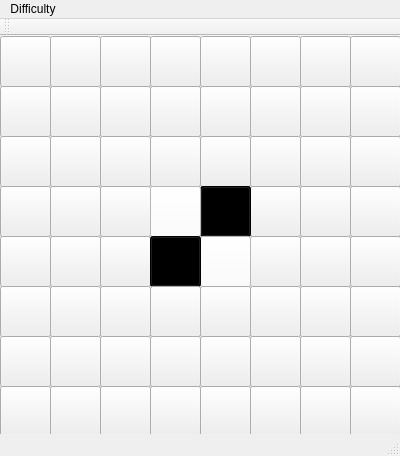
<?xml version="1.0" encoding="UTF-8"?>
<ui version="4.0">
 <class>MainWindow</class>
 <widget class="QMainWindow" name="MainWindow">
  <property name="geometry">
   <rect>
    <x>0</x>
    <y>0</y>
    <width>400</width>
    <height>456</height>
   </rect>
  </property>
  <property name="windowTitle">
   <string>Reversi</string>
  </property>
  <widget class="QWidget" name="centralWidget">
   <widget class="QPushButton" name="A1">
    <property name="geometry">
     <rect>
      <x>0</x>
      <y>0</y>
      <width>51</width>
      <height>51</height>
     </rect>
    </property>
    <property name="text">
     <string/>
    </property>
   </widget>
   <widget class="QPushButton" name="B1">
    <property name="geometry">
     <rect>
      <x>50</x>
      <y>0</y>
      <width>51</width>
      <height>51</height>
     </rect>
    </property>
    <property name="text">
     <string/>
    </property>
   </widget>
   <widget class="QPushButton" name="C1">
    <property name="geometry">
     <rect>
      <x>100</x>
      <y>0</y>
      <width>51</width>
      <height>51</height>
     </rect>
    </property>
    <property name="text">
     <string/>
    </property>
   </widget>
   <widget class="QPushButton" name="D1">
    <property name="geometry">
     <rect>
      <x>150</x>
      <y>0</y>
      <width>51</width>
      <height>51</height>
     </rect>
    </property>
    <property name="text">
     <string/>
    </property>
   </widget>
   <widget class="QPushButton" name="E1">
    <property name="geometry">
     <rect>
      <x>200</x>
      <y>0</y>
      <width>51</width>
      <height>51</height>
     </rect>
    </property>
    <property name="text">
     <string/>
    </property>
   </widget>
   <widget class="QPushButton" name="F1">
    <property name="geometry">
     <rect>
      <x>250</x>
      <y>0</y>
      <width>51</width>
      <height>51</height>
     </rect>
    </property>
    <property name="text">
     <string/>
    </property>
   </widget>
   <widget class="QPushButton" name="G1">
    <property name="geometry">
     <rect>
      <x>300</x>
      <y>0</y>
      <width>51</width>
      <height>51</height>
     </rect>
    </property>
    <property name="text">
     <string/>
    </property>
   </widget>
   <widget class="QPushButton" name="H1">
    <property name="geometry">
     <rect>
      <x>350</x>
      <y>0</y>
      <width>51</width>
      <height>51</height>
     </rect>
    </property>
    <property name="text">
     <string/>
    </property>
   </widget>
   <widget class="QPushButton" name="C2">
    <property name="geometry">
     <rect>
      <x>100</x>
      <y>50</y>
      <width>51</width>
      <height>51</height>
     </rect>
    </property>
    <property name="text">
     <string/>
    </property>
   </widget>
   <widget class="QPushButton" name="G2">
    <property name="geometry">
     <rect>
      <x>300</x>
      <y>50</y>
      <width>51</width>
      <height>51</height>
     </rect>
    </property>
    <property name="styleSheet">
     <string notr="true"/>
    </property>
    <property name="text">
     <string/>
    </property>
   </widget>
   <widget class="QPushButton" name="F2">
    <property name="geometry">
     <rect>
      <x>250</x>
      <y>50</y>
      <width>51</width>
      <height>51</height>
     </rect>
    </property>
    <property name="text">
     <string/>
    </property>
   </widget>
   <widget class="QPushButton" name="H2">
    <property name="geometry">
     <rect>
      <x>350</x>
      <y>50</y>
      <width>51</width>
      <height>51</height>
     </rect>
    </property>
    <property name="text">
     <string/>
    </property>
   </widget>
   <widget class="QPushButton" name="E2">
    <property name="geometry">
     <rect>
      <x>200</x>
      <y>50</y>
      <width>51</width>
      <height>51</height>
     </rect>
    </property>
    <property name="text">
     <string/>
    </property>
   </widget>
   <widget class="QPushButton" name="B2">
    <property name="geometry">
     <rect>
      <x>50</x>
      <y>50</y>
      <width>51</width>
      <height>51</height>
     </rect>
    </property>
    <property name="text">
     <string/>
    </property>
   </widget>
   <widget class="QPushButton" name="D2">
    <property name="geometry">
     <rect>
      <x>150</x>
      <y>50</y>
      <width>51</width>
      <height>51</height>
     </rect>
    </property>
    <property name="text">
     <string/>
    </property>
   </widget>
   <widget class="QPushButton" name="A2">
    <property name="geometry">
     <rect>
      <x>0</x>
      <y>50</y>
      <width>51</width>
      <height>51</height>
     </rect>
    </property>
    <property name="text">
     <string/>
    </property>
   </widget>
   <widget class="QPushButton" name="C3">
    <property name="geometry">
     <rect>
      <x>100</x>
      <y>100</y>
      <width>51</width>
      <height>51</height>
     </rect>
    </property>
    <property name="text">
     <string/>
    </property>
   </widget>
   <widget class="QPushButton" name="G3">
    <property name="geometry">
     <rect>
      <x>300</x>
      <y>100</y>
      <width>51</width>
      <height>51</height>
     </rect>
    </property>
    <property name="text">
     <string/>
    </property>
   </widget>
   <widget class="QPushButton" name="F3">
    <property name="geometry">
     <rect>
      <x>250</x>
      <y>100</y>
      <width>51</width>
      <height>51</height>
     </rect>
    </property>
    <property name="styleSheet">
     <string notr="true"/>
    </property>
    <property name="text">
     <string/>
    </property>
   </widget>
   <widget class="QPushButton" name="H3">
    <property name="geometry">
     <rect>
      <x>350</x>
      <y>100</y>
      <width>51</width>
      <height>51</height>
     </rect>
    </property>
    <property name="text">
     <string/>
    </property>
   </widget>
   <widget class="QPushButton" name="E3">
    <property name="geometry">
     <rect>
      <x>200</x>
      <y>100</y>
      <width>51</width>
      <height>51</height>
     </rect>
    </property>
    <property name="text">
     <string/>
    </property>
   </widget>
   <widget class="QPushButton" name="B3">
    <property name="geometry">
     <rect>
      <x>50</x>
      <y>100</y>
      <width>51</width>
      <height>51</height>
     </rect>
    </property>
    <property name="text">
     <string/>
    </property>
   </widget>
   <widget class="QPushButton" name="D3">
    <property name="geometry">
     <rect>
      <x>150</x>
      <y>100</y>
      <width>51</width>
      <height>51</height>
     </rect>
    </property>
    <property name="styleSheet">
     <string notr="true"/>
    </property>
    <property name="text">
     <string/>
    </property>
   </widget>
   <widget class="QPushButton" name="A3">
    <property name="geometry">
     <rect>
      <x>0</x>
      <y>100</y>
      <width>51</width>
      <height>51</height>
     </rect>
    </property>
    <property name="text">
     <string/>
    </property>
   </widget>
   <widget class="QPushButton" name="C4">
    <property name="geometry">
     <rect>
      <x>100</x>
      <y>150</y>
      <width>51</width>
      <height>51</height>
     </rect>
    </property>
    <property name="text">
     <string/>
    </property>
   </widget>
   <widget class="QPushButton" name="G4">
    <property name="geometry">
     <rect>
      <x>300</x>
      <y>150</y>
      <width>51</width>
      <height>51</height>
     </rect>
    </property>
    <property name="text">
     <string/>
    </property>
   </widget>
   <widget class="QPushButton" name="F4">
    <property name="geometry">
     <rect>
      <x>250</x>
      <y>150</y>
      <width>51</width>
      <height>51</height>
     </rect>
    </property>
    <property name="text">
     <string/>
    </property>
   </widget>
   <widget class="QPushButton" name="H4">
    <property name="geometry">
     <rect>
      <x>350</x>
      <y>150</y>
      <width>51</width>
      <height>51</height>
     </rect>
    </property>
    <property name="text">
     <string/>
    </property>
   </widget>
   <widget class="QPushButton" name="E4">
    <property name="geometry">
     <rect>
      <x>200</x>
      <y>150</y>
      <width>51</width>
      <height>51</height>
     </rect>
    </property>
    <property name="styleSheet">
     <string notr="true">background-color: rgb(0, 0, 0);</string>
    </property>
    <property name="text">
     <string/>
    </property>
   </widget>
   <widget class="QPushButton" name="B4">
    <property name="geometry">
     <rect>
      <x>50</x>
      <y>150</y>
      <width>51</width>
      <height>51</height>
     </rect>
    </property>
    <property name="text">
     <string/>
    </property>
   </widget>
   <widget class="QPushButton" name="D4">
    <property name="geometry">
     <rect>
      <x>150</x>
      <y>150</y>
      <width>51</width>
      <height>51</height>
     </rect>
    </property>
    <property name="styleSheet">
     <string notr="true">background-color: rgb(255,255,255);</string>
    </property>
    <property name="text">
     <string/>
    </property>
   </widget>
   <widget class="QPushButton" name="A4">
    <property name="geometry">
     <rect>
      <x>0</x>
      <y>150</y>
      <width>51</width>
      <height>51</height>
     </rect>
    </property>
    <property name="text">
     <string/>
    </property>
   </widget>
   <widget class="QPushButton" name="C5">
    <property name="geometry">
     <rect>
      <x>100</x>
      <y>200</y>
      <width>51</width>
      <height>51</height>
     </rect>
    </property>
    <property name="text">
     <string/>
    </property>
   </widget>
   <widget class="QPushButton" name="G5">
    <property name="geometry">
     <rect>
      <x>300</x>
      <y>200</y>
      <width>51</width>
      <height>51</height>
     </rect>
    </property>
    <property name="text">
     <string/>
    </property>
   </widget>
   <widget class="QPushButton" name="F5">
    <property name="geometry">
     <rect>
      <x>250</x>
      <y>200</y>
      <width>51</width>
      <height>51</height>
     </rect>
    </property>
    <property name="text">
     <string/>
    </property>
   </widget>
   <widget class="QPushButton" name="H5">
    <property name="geometry">
     <rect>
      <x>350</x>
      <y>200</y>
      <width>51</width>
      <height>51</height>
     </rect>
    </property>
    <property name="text">
     <string/>
    </property>
   </widget>
   <widget class="QPushButton" name="E5">
    <property name="geometry">
     <rect>
      <x>200</x>
      <y>200</y>
      <width>51</width>
      <height>51</height>
     </rect>
    </property>
    <property name="styleSheet">
     <string notr="true">background-color: rgb(255,255,255);</string>
    </property>
    <property name="text">
     <string/>
    </property>
   </widget>
   <widget class="QPushButton" name="B5">
    <property name="geometry">
     <rect>
      <x>50</x>
      <y>200</y>
      <width>51</width>
      <height>51</height>
     </rect>
    </property>
    <property name="text">
     <string/>
    </property>
   </widget>
   <widget class="QPushButton" name="D5">
    <property name="geometry">
     <rect>
      <x>150</x>
      <y>200</y>
      <width>51</width>
      <height>51</height>
     </rect>
    </property>
    <property name="styleSheet">
     <string notr="true">background-color: rgb(0, 0, 0);</string>
    </property>
    <property name="text">
     <string/>
    </property>
   </widget>
   <widget class="QPushButton" name="A5">
    <property name="geometry">
     <rect>
      <x>0</x>
      <y>200</y>
      <width>51</width>
      <height>51</height>
     </rect>
    </property>
    <property name="text">
     <string/>
    </property>
   </widget>
   <widget class="QPushButton" name="C6">
    <property name="geometry">
     <rect>
      <x>100</x>
      <y>250</y>
      <width>51</width>
      <height>51</height>
     </rect>
    </property>
    <property name="text">
     <string/>
    </property>
   </widget>
   <widget class="QPushButton" name="G6">
    <property name="geometry">
     <rect>
      <x>300</x>
      <y>250</y>
      <width>51</width>
      <height>51</height>
     </rect>
    </property>
    <property name="text">
     <string/>
    </property>
   </widget>
   <widget class="QPushButton" name="F6">
    <property name="geometry">
     <rect>
      <x>250</x>
      <y>250</y>
      <width>51</width>
      <height>51</height>
     </rect>
    </property>
    <property name="text">
     <string/>
    </property>
   </widget>
   <widget class="QPushButton" name="H6">
    <property name="geometry">
     <rect>
      <x>350</x>
      <y>250</y>
      <width>51</width>
      <height>51</height>
     </rect>
    </property>
    <property name="text">
     <string/>
    </property>
   </widget>
   <widget class="QPushButton" name="E6">
    <property name="geometry">
     <rect>
      <x>200</x>
      <y>250</y>
      <width>51</width>
      <height>51</height>
     </rect>
    </property>
    <property name="text">
     <string/>
    </property>
   </widget>
   <widget class="QPushButton" name="B6">
    <property name="geometry">
     <rect>
      <x>50</x>
      <y>250</y>
      <width>51</width>
      <height>51</height>
     </rect>
    </property>
    <property name="text">
     <string/>
    </property>
   </widget>
   <widget class="QPushButton" name="D6">
    <property name="geometry">
     <rect>
      <x>150</x>
      <y>250</y>
      <width>51</width>
      <height>51</height>
     </rect>
    </property>
    <property name="text">
     <string/>
    </property>
   </widget>
   <widget class="QPushButton" name="A6">
    <property name="geometry">
     <rect>
      <x>0</x>
      <y>250</y>
      <width>51</width>
      <height>51</height>
     </rect>
    </property>
    <property name="text">
     <string/>
    </property>
   </widget>
   <widget class="QPushButton" name="C7">
    <property name="geometry">
     <rect>
      <x>100</x>
      <y>300</y>
      <width>51</width>
      <height>51</height>
     </rect>
    </property>
    <property name="text">
     <string/>
    </property>
   </widget>
   <widget class="QPushButton" name="G7">
    <property name="geometry">
     <rect>
      <x>300</x>
      <y>300</y>
      <width>51</width>
      <height>51</height>
     </rect>
    </property>
    <property name="text">
     <string/>
    </property>
   </widget>
   <widget class="QPushButton" name="F7">
    <property name="geometry">
     <rect>
      <x>250</x>
      <y>300</y>
      <width>51</width>
      <height>51</height>
     </rect>
    </property>
    <property name="text">
     <string/>
    </property>
   </widget>
   <widget class="QPushButton" name="H7">
    <property name="geometry">
     <rect>
      <x>350</x>
      <y>300</y>
      <width>51</width>
      <height>51</height>
     </rect>
    </property>
    <property name="text">
     <string/>
    </property>
   </widget>
   <widget class="QPushButton" name="E7">
    <property name="geometry">
     <rect>
      <x>200</x>
      <y>300</y>
      <width>51</width>
      <height>51</height>
     </rect>
    </property>
    <property name="text">
     <string/>
    </property>
   </widget>
   <widget class="QPushButton" name="B7">
    <property name="geometry">
     <rect>
      <x>50</x>
      <y>300</y>
      <width>51</width>
      <height>51</height>
     </rect>
    </property>
    <property name="text">
     <string/>
    </property>
   </widget>
   <widget class="QPushButton" name="D7">
    <property name="geometry">
     <rect>
      <x>150</x>
      <y>300</y>
      <width>51</width>
      <height>51</height>
     </rect>
    </property>
    <property name="text">
     <string/>
    </property>
   </widget>
   <widget class="QPushButton" name="A7">
    <property name="geometry">
     <rect>
      <x>0</x>
      <y>300</y>
      <width>51</width>
      <height>51</height>
     </rect>
    </property>
    <property name="text">
     <string/>
    </property>
   </widget>
   <widget class="QPushButton" name="C8">
    <property name="geometry">
     <rect>
      <x>100</x>
      <y>350</y>
      <width>51</width>
      <height>51</height>
     </rect>
    </property>
    <property name="text">
     <string/>
    </property>
   </widget>
   <widget class="QPushButton" name="G8">
    <property name="geometry">
     <rect>
      <x>300</x>
      <y>350</y>
      <width>51</width>
      <height>51</height>
     </rect>
    </property>
    <property name="text">
     <string/>
    </property>
   </widget>
   <widget class="QPushButton" name="F8">
    <property name="geometry">
     <rect>
      <x>250</x>
      <y>350</y>
      <width>51</width>
      <height>51</height>
     </rect>
    </property>
    <property name="autoFillBackground">
     <bool>false</bool>
    </property>
    <property name="text">
     <string/>
    </property>
    <property name="autoDefault">
     <bool>false</bool>
    </property>
    <property name="default">
     <bool>false</bool>
    </property>
    <property name="flat">
     <bool>false</bool>
    </property>
   </widget>
   <widget class="QPushButton" name="H8">
    <property name="geometry">
     <rect>
      <x>350</x>
      <y>350</y>
      <width>51</width>
      <height>51</height>
     </rect>
    </property>
    <property name="text">
     <string/>
    </property>
   </widget>
   <widget class="QPushButton" name="E8">
    <property name="geometry">
     <rect>
      <x>200</x>
      <y>350</y>
      <width>51</width>
      <height>51</height>
     </rect>
    </property>
    <property name="text">
     <string/>
    </property>
   </widget>
   <widget class="QPushButton" name="B8">
    <property name="geometry">
     <rect>
      <x>50</x>
      <y>350</y>
      <width>51</width>
      <height>51</height>
     </rect>
    </property>
    <property name="text">
     <string/>
    </property>
   </widget>
   <widget class="QPushButton" name="D8">
    <property name="geometry">
     <rect>
      <x>150</x>
      <y>350</y>
      <width>51</width>
      <height>51</height>
     </rect>
    </property>
    <property name="text">
     <string/>
    </property>
   </widget>
   <widget class="QPushButton" name="A8">
    <property name="geometry">
     <rect>
      <x>0</x>
      <y>350</y>
      <width>51</width>
      <height>51</height>
     </rect>
    </property>
    <property name="text">
     <string/>
    </property>
   </widget>
  </widget>
  <widget class="QMenuBar" name="menuBar">
   <property name="geometry">
    <rect>
     <x>0</x>
     <y>0</y>
     <width>400</width>
     <height>21</height>
    </rect>
   </property>
   <widget class="QMenu" name="menuGame">
    <property name="title">
     <string>Difficulty</string>
    </property>
    <addaction name="actionEASY"/>
    <addaction name="actionMEDIUM"/>
    <addaction name="actionHARD"/>
   </widget>
   <addaction name="menuGame"/>
  </widget>
  <widget class="QToolBar" name="mainToolBar">
   <attribute name="toolBarArea">
    <enum>TopToolBarArea</enum>
   </attribute>
   <attribute name="toolBarBreak">
    <bool>true</bool>
   </attribute>
  </widget>
  <widget class="QStatusBar" name="statusBar"/>
  <action name="actionEASY">
   <property name="text">
    <string>Easy</string>
   </property>
  </action>
  <action name="actionMEDIUM">
   <property name="text">
    <string>Medium</string>
   </property>
  </action>
  <action name="actionHARD">
   <property name="text">
    <string>Hard</string>
   </property>
  </action>
 </widget>
 <layoutdefault spacing="6" margin="11"/>
 <resources/>
 <connections/>
</ui>
